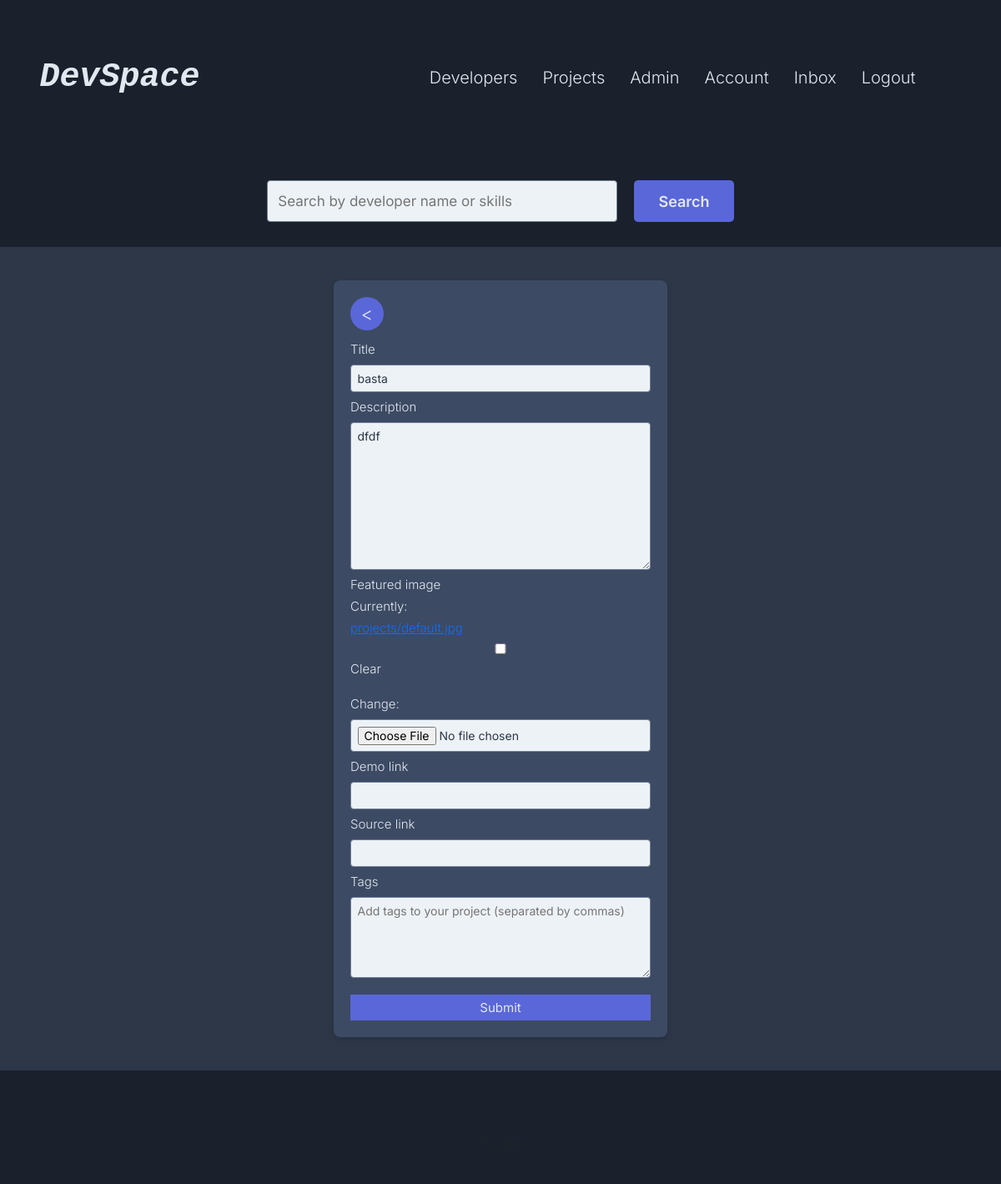
/projects/update_project/1c062a458b2a4813a4f9a2675188c3e5/ (signed in), run on an earlier commit of the app's database.
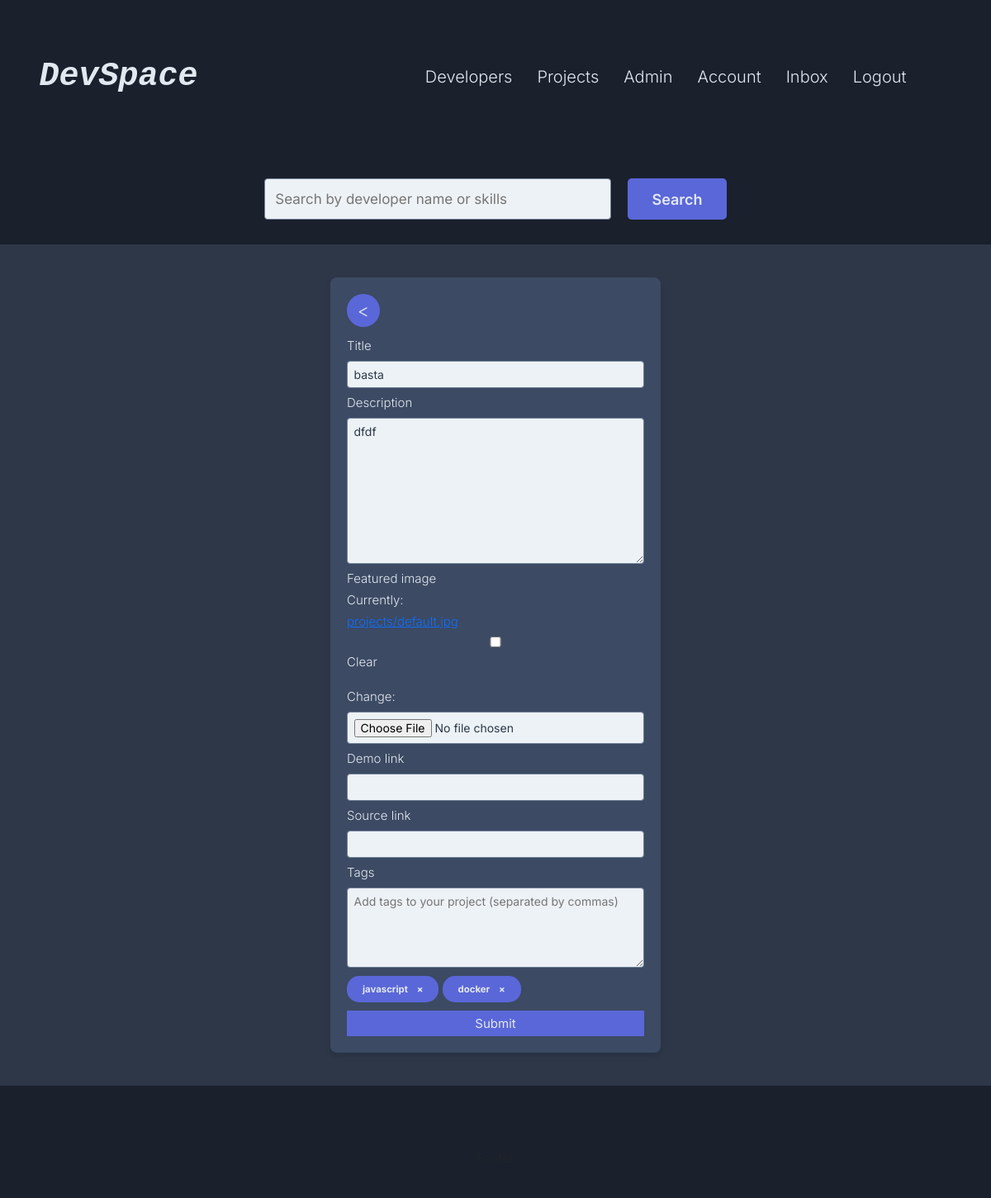
And on a later commit of the database.
### projects/models.py (models this page shows, shortened)
class Project(models.Model):
    owner = models.ForeignKey(Profile, null=True, blank=True, on_delete=models.CASCADE)
    title = models.CharField(max_length= 200)
    description = models.TextField(null = True, blank = True)
    demo_link = models.CharField(max_length=2000, null = True, blank = True)
    source_link = models.CharField(max_length=2000, null = True, blank = True)
    featured_image = models.ImageField(null=True, blank=True, upload_to="projects/", default='projects/default.jpg')
    tags = models.ManyToManyField("Tag", blank = True)
    vote_total = models.IntegerField(default = 0, null = True)
    vote_ratio = models.IntegerField(default = 0, null = True)
    created = models.DateTimeField(auto_now_add= True)
    id = models.UUIDField(default = uuid.uuid4, unique = True, primary_key= True, editable=False)
    class Meta:
        ordering = [ '-vote_ratio', '-vote_total', 'title']

class Tag(models.Model):
    name = models.CharField(max_length=200, unique=True)
    created = models.DateTimeField(auto_now_add=True)
    id = models.UUIDField(default = uuid.uuid4, unique = True, primary_key= True, editable=False)

### projects/views.py (the view, shortened to what this page needs)
# urls.py: path("update_project/<str:pk>/", views.update_project, name = "update_project"),
@login_required(login_url='login')
def update_project(request, pk):
    profile = request.user.profile
    project = profile.project_set.get(id = pk)
    form = ProjectForm(instance = project)
    context = {
        "form": form,
        'project': project,
    }
    return render(request, "projects/project_form.html", context)

### projects/forms.py (shortened to what this page needs)
class ProjectForm(ModelForm):
    tags = forms.CharField(required=False, widget= forms.Textarea(attrs={
        'placeholder': 'Add tags to your project (separated by commas)',
        'rows': '5',
    }))
    class Meta:
        model = Project
        fields = ["title", "description", "featured_image", "demo_link", "source_link"]
    def __init__(self, *args, **kwargs):
        super().__init__(*args, **kwargs)
        for field_name, field in self.fields.items():
            field.widget.attrs.update({'class': 'form__input'})

### projects/templates/projects/project_form.html (shortened to what this page needs)
{% extends 'base.html' %}
{% load static %}
{% block content %}
{% include "navbar.html" %}
<div class="form-container container ">
    <a class="go-back" href="{{request.GET.next}}"><</a>
            <form class="form createProjectForm" method="POST" enctype="multipart/form-data" novalidate>
                {% for field in form %}
                <label for="formInputtext">{{field.label}}</label>
                {{field}}
                {% endfor %}
                <div class="project__tags">
                    {% for tag in project.tags.all %}
                    <span class="tag  skill "  >
                        <small  >{{tag.name}} &nbsp;&nbsp; <span class="remove-tag" data-tag="{{tag.id}}" data-project="{{project.id}}"  >&#215;</span> </small>
                    </span>
                    {% endfor %}
                </div>
                <input class="form__input--submit" type="submit" value="Submit">
            </form>
</div>
{% endblock %}

### templates/base.html (shortened to what this page needs)
<!DOCTYPE html>
{% load static %}
<html lang="en">
<head>
    <link href="https://cdn.jsdelivr.net/npm/bootstrap@5.3.3/dist/css/bootstrap.min.css" rel="stylesheet"
>
    <link rel="stylesheet" href="{% static 'css/styles.css' %}">
</head>
<body class="inter-2">
    {% block content %}
    {% endblock content %}
    {% include "footer.html" %}
</body>
</html>

### templates/navbar.html (shortened to what this page needs)
<header class="header">
  <nav class="navbar navbar-expand-lg header__nav  ">
    <div class="container-fluid  ">
      <a class="navbar-brand inter-1" id="header__logo" href="{% url 'profiles' %}">DevSpace</a>
      <div class="collapse navbar-collapse" id="navbarNavAltMarkup">
        <div class="navbar-nav ms-auto me-5">
          <a class="nav-link " aria-current="page" href="{% url 'profiles'  %}">Developers</a>
          <a class="nav-link " href="{% url 'projects' %}">Projects</a>
          <a class="nav-link " href="{%  url 'admin:index' %}" target="_blank">Admin</a>
          {% if request.user.is_authenticated %}
          <a class="nav-link " aria-disabled="true" href="{%  url 'user-account' %}">Account</a>
          <a class="nav-link " aria-disabled="true" href="{%  url 'inbox' %}">Inbox</a>
          <a class="nav-link  " aria-disabled="true" href="{% url 'logout' %}">Logout</a>
          {% else %}
          <a class="nav-link  " aria-disabled="true" href="{% url 'login' %}">Login/Sign up</a>
          {% endif %}
        </div>
      </div>
    </div>
  </nav>
  <div
    class="{%  if request.path == '/projects/' %}headerSearch headerSearch__projects{% else %} headerSearch{% endif %}">
    <div class="headerSearch__bar text-center">
      <form id="searchForm" action="{% if request.path == '/projects/' %} {% url 'projects' %} {% else %} {% url 'profiles' %} {% endif %}" class="form" method="GET">
        <div class=" headerSearch__inputs">
          <input type="text" class="form__input " id="formInputSearchBar" placeholder="{% if request.path == '/projects/' %} Search by project name or owner {% else %} Search by developer name or skills {% endif %}"
            class="inter-2" name="search_query" value="{{search_query}}">
          <input type="submit" value="Search" class="btn inter-2 " id="searchBarButton">
        </div>
      </form>
    </div>
  </div>
</header>

### templates/footer.html
<footer class="footer">
    <div class="container-fluid ">
        <div class="row">
            <div class="col ">Footer</div>
        </div>
    </div>
</footer>

### static/css/base/_variables.css (style rules this page uses)
:root { --bg-color: #2D3748; --bg-color-light: #EDF2F7; --card-bg: #3C4A63; --nav-color: #1A202C; --btn-color: #5A67D8; --accent-color: #718096; --text-main: #E2E8F0; --text-dark: #2D3748; --hover: #7f9cf5e4; --success: #38A169; --success-bg: #E6FFFA; --error: #E53E3E; --error-bg: #FFF5F5; }

### static/css/components/_button.css (style rules this page uses)
.go-back { width: 40px; height: 40px; border-radius: 50%; display: flex ; align-items: center; justify-content: center; font-size: 2.2rem; text-decoration: none; background-color: var(--btn-color); color: var(--text-main); }

### static/css/components/_footer.css (style rules this page uses)
.footer { background-color: var(--nav-color); color: var(--color-text); width: 100%; text-align: center; padding: 4rem; }

### static/css/components/_header.css (style rules this page uses)
.header__nav { background-color: var(--nav-color); padding: 4rem; }
#header__logo { font-size: 4rem; font-style: oblique; font-family: monospace }
.headerSearch { background-color: var(--nav-color); color: var(--text-main); padding: 3rem; display: flex; flex-direction: column; justify-content: center; align-content: center; }
.headerSearch__bar { margin-top: 4rem; }
.headerSearch__inputs { display: flex; justify-content: center; align-items: center; }
#formInputSearchBar { height: 5rem; width: 35vw; margin-right: 2rem; font-size: 1.7rem; }
#searchBarButton { height: 5rem; width: 10vw; font-size: 1.8rem; font-weight: 600; }

### static/css/components/_utilities.css (style rules this page uses)
.skill { display: inline-flex; align-items: center; background-color: var(--btn-color); color: var(--text-main); border-radius: 1.5rem; padding: 0.8rem 1.9rem; font-size: 1.3rem; font-weight: 700; text-decoration: none; }
.container, .container-fluid { margin-top: 4rem; }

### static/css/components/_go_back.css (style rules this page uses)
.createProjectForm { margin-top: 1.5rem; }

### static/css/components/_form.css (style rules this page uses)
.form-container { background-color: var(--card-bg); padding: 2rem; border-radius: 8px; max-width: 400px; width: 100%; box-shadow: 0 4px 6px rgba(0, 0, 0, 0.1); margin-bottom: 4rem; color: var(--text-main); }
.form { display: flex; flex-direction: column; gap: 1rem; }
.form__input { padding: 0.75rem; border: 1px solid var(--accent-color); border-radius: 4px; background-color: var(--bg-color-light); color: var(--text-dark); font-size: 1.4rem; }
.form__input--submit { background-color: var(--btn-color); color: var(--text-main); border: none; padding: 0.75rem; cursor: pointer; transition: background-color 0.3s ease; }
form a { overflow: hidden; }

What changed in the data, as far as the page shows it:
added Tag: name "javascript"
added Tag: name "docker"
